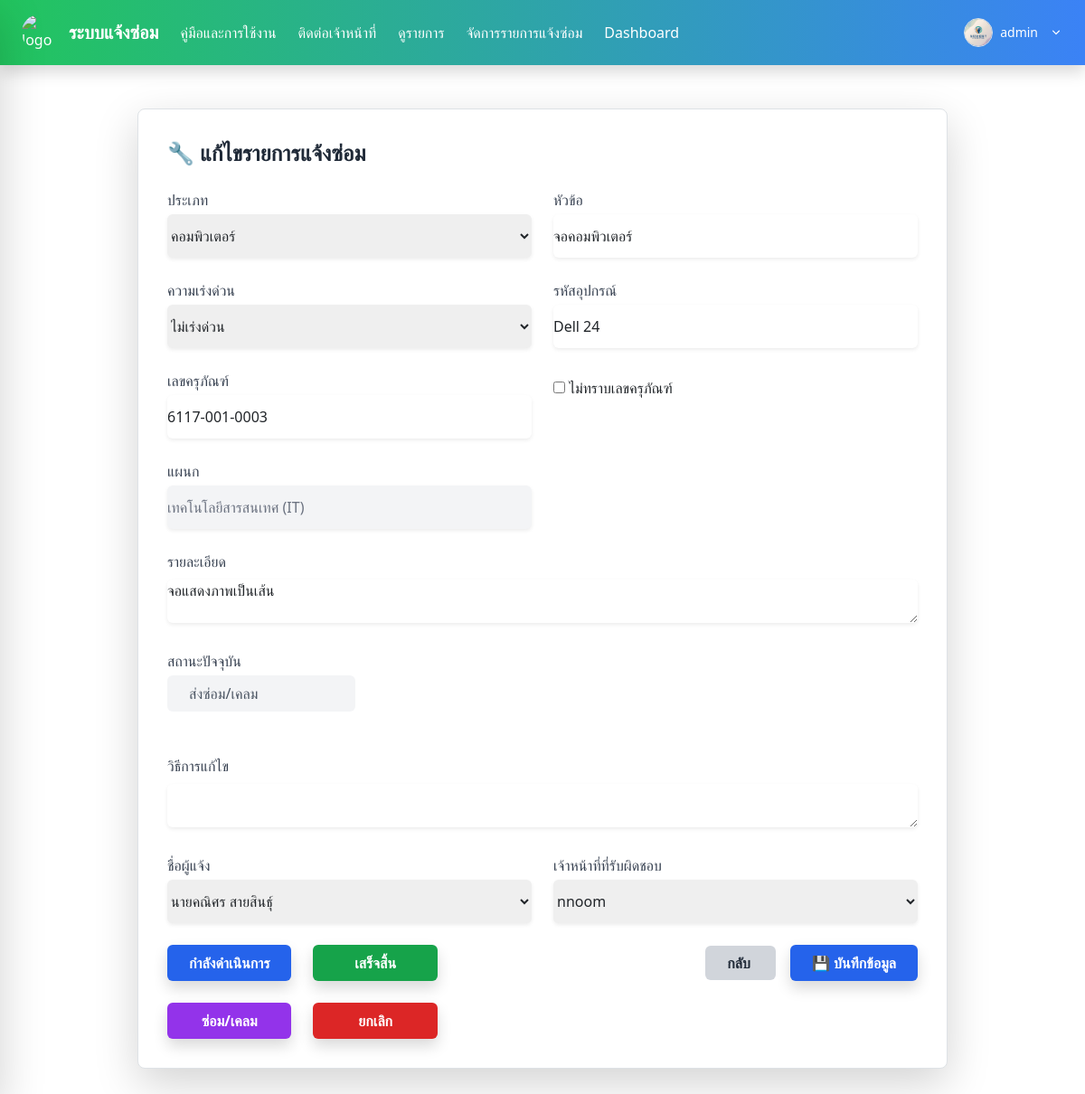
Screenshot of /repair/edit/1/ (signed in) with the database file from the repository.
### Report/models.py (models this page shows, shortened)
class RepairRequest(models.Model):
    CATEGORY_CHOICES = [
        ('คอมพิวเตอร์', 'คอมพิวเตอร์'),
        ('โปรแกรม', 'โปรแกรม'),
        ('เครื่องปริ้น', 'เครื่องปริ้น'),
        ('อินเตอร์เน็ต', 'อินเตอร์เน็ต'),
    ]
    STATUS_CHOICES = [
        ('pending', 'รอดำเนินการ'),
        ('in_progress', 'กำลังดำเนินการ'),
        ('completed', 'เสร็จสิ้น'),
        ('repairclaim', 'ส่งซ่อม/เคลม'),
        ('cancelled', 'ยกเลิก'),
    ]
    STATUS_CHOICES1 = [
        ('ไม่เร่งด่วน', 'ไม่เร่งด่วน'),
        ('เร่งด่วน', 'เร่งด่วน'),
    ]
    history = HistoricalRecords()
    request_id = models.CharField(max_length=10, blank=True, unique=True,)
    category = models.CharField(max_length=100, choices=CATEGORY_CHOICES)
    sub_item = models.CharField(max_length=100, blank=True)
    detail = models.TextField(max_length=100)
    department = models.CharField(max_length=100)
    device_code = models.CharField(max_length=100, blank=True)
    unknown_device = models.BooleanField(default=False)
    status = models.CharField(max_length=20, choices=STATUS_CHOICES,default='pending')
    status_user = models.CharField(max_length=20, choices=STATUS_CHOICES1)
    created_at = models.DateTimeField(auto_now_add=True)
    assigned_staff = models.CharField(max_length=100, blank=True, null=True)
    created_by = models.ForeignKey(User, on_delete=models.SET_NULL, null=True, related_name='created_repairs')
    completed_at = models.DateTimeField(null=True, blank=True )
    in_progress_at = models.DateTimeField(null=True, blank=True)
    assigned_to = models.ForeignKey(User, on_delete=models.SET_NULL, null=True, blank=True, related_name='assigned_repairs')
    reported_by = models.ForeignKey(User, on_delete=models.SET_NULL, null=True, blank=True)
    repairclaim_at = models.DateTimeField(null=True, blank=True)
    remark = models.TextField(blank=True)
    asset_number = models.CharField(max_length=255, blank=True, null=True)
    class Meta:
        ordering = ['-created_at']
        verbose_name = "รายการแจ้งซ่อม"
        verbose_name_plural = "รายการแจ้งซ่อมทั้งหมด"

### Report/views.py (the view)
# urls.py: path('repair/edit/<int:id>/', views.repair_edit, name='repair_edit'),
@login_required
def repair_edit(request, id):
    if not request.user.is_staff:
        return HttpResponseForbidden("คุณไม่มีสิทธิ์เข้าถึงหน้านี้")
    repair = get_object_or_404(RepairRequest, id=id)
    original_repairclaim_at = repair.repairclaim_at
    if request.method == 'POST':
        form = RepairRequestForm(request.POST, instance=repair)
        if form.is_valid():
            updated = form.save(commit=False)
            updated.repairclaim_at = original_repairclaim_at
            updated.save()
            return redirect('pl_admin')
    else:
        form = RepairRequestForm(instance=repair)
    return render(request, 'repair_edit.html', {'form': form, 'repair': repair})

### Report/templates/repair_edit.html (shortened to what this page needs)
{% extends 'baseadmin.html' %}
{% load static %}
{% block content %}
<div class="max-w-4xl mx-auto mt-10 bg-white p-8 rounded-lg shadow-lg border border-gray-200">
    <h2 class="text-2xl font-bold text-gray-800 mb-6">🔧 แก้ไขรายการแจ้งซ่อม </h2>
    <form method="post" class="space-y-6" action="{% url 'repair_edit' repair.id %}">
        <div class="grid grid-cols-1 md:grid-cols-2 gap-6">
            <div>
                <label class="block text-gray-700 font-medium mb-1">ประเภท</label>
                {{ form.category }}
            </div>
            <div>
                <label class="block text-gray-700 font-medium mb-1">หัวข้อ</label>
                {{ form.sub_item }}
            </div>
            <div>
                <label class="block text-gray-700 font-medium mb-1">ความเร่งด่วน</label>
                {{ form.status_user }}
            </div>
            <div>
                <label class="block text-gray-700 font-medium mb-1">รหัสอุปกรณ์</label>
                {{ form.device_code }}
            </div>
            <div>
    <label class="block text-gray-700 font-medium mb-1">เลขครุภัณฑ์</label>
    <div id="asset-number-container">
    </div>
</div>
<div class="mt-2">
    <label>
        {{ form.unknown_device }} ไม่ทราบเลขครุภัณฑ์
    </label>
</div>
            <div>
                <label class="block text-gray-700 font-medium mb-1">แผนก</label>
                {{ form.department }}
            </div>
            <div class="md:col-span-2">
                <label class="block text-gray-700 font-medium mb-1">รายละเอียด</label>
                {{ form.detail }}
            </div>
            <div class="md:col-span-2">
                <label class="block text-gray-700 font-medium mb-1">สถานะปัจจุบัน</label>
                <div class="w-1/4 bg-gray-100 text-gray-600 px-4 py-2 rounded-md">
                    {{ repair.get_status_display }}
                </div>
            </div>
            <div class="md:col-span-2">
                <label class="block text-gray-700 font-medium mb-1">วิธีการแก้ไข</label>
                    {{ form.remark }}
            </div>
            <div>
                <label class="block text-gray-700 font-medium mb-1">ชื่อผู้แจ้ง</label>
                {{ form.reported_by }}
            </div>
            <div>
                <label class="block text-gray-700 font-medium mb-1">เจ้าหน้าที่ที่รับผิดชอบ</label>
                {{ form.assigned_to }}
            </div>
        </div>
        <div class="flex justify-between items-start mt-6">
            <div class="grid grid-cols-2 gap-4">
                <button type="button"
                    class="status-btn w-full bg-blue-600 hover:bg-blue-700 text-white font-semibold py-2 px-6 rounded shadow"
                    data-id="{{ repair.id }}" data-status="in_progress">กำลังดำเนินการ</button>
                <button type="button"
                    class="status-btn w-full bg-green-600 hover:bg-green-700 text-white font-semibold py-2 px-6 rounded shadow"
                    data-id="{{ repair.id }}" data-status="completed">เสร็จสิ้น</button>
                <button type="button"
                    class="status-btn w-full bg-purple-600 hover:bg-purple-700 text-white font-semibold py-2 px-6 rounded shadow"
                    data-id="{{ repair.id }}" data-status="repairclaim">ซ่อม/เคลม</button>
                <button type="button"
                    class="status-btn w-full bg-red-600 hover:bg-red-700 text-white font-semibold py-2 px-6 rounded shadow"
                    data-id="{{ repair.id }}" data-status="cancelled">ยกเลิก</button>
            </div>
            <div class="space-x-4 ml-6">
                <a href="{% url 'pl_admin' %}"
                    class="bg-gray-300 hover:bg-gray-400 text-gray-800 font-semibold py-2 px-4 rounded">
                    กลับ
                </a>
                <button type="submit"
                    class="bg-blue-600 hover:bg-blue-700 text-white font-semibold py-2 px-6 rounded shadow">
                    💾 บันทึกข้อมูล
                </button>
            </div>
        </div>
</div>
{% endblock %}

### Report/templates/baseadmin.html (shortened to what this page needs)
{% load static %}
<!DOCTYPE html>
<html lang="en">
<head>
  <link href="https://cdn.jsdelivr.net/npm/select2@4.1.0-rc.0/dist/css/select2.min.css" rel="stylesheet" />
  <script src="https://cdn.tailwindcss.com"></script>
  <link href="https://cdn.jsdelivr.net/npm/bootstrap@5.3.3/dist/css/bootstrap.min.css" rel="stylesheet">
  <link href="https://cdn.jsdelivr.net/npm/tailwindcss@2.2.19/dist/tailwind.min.css" rel="stylesheet">
  <link rel="stylesheet" href="https://cdnjs.cloudflare.com/ajax/libs/font-awesome/6.5.0/css/all.min.css" />
</head>
<body>
  <nav
    class="fixed top-0 left-0 right-0 bg-gradient-to-r from-green-500 to-blue-500 text-white flex justify-between items-center px-4 py-3 shadow z-50">
    <div class="flex items-center space-x-6">
      <a href="/" class="flex items-center space-x-3">
        <img src="https://sdh.go.th/img/sdh.jpg" class="w-10 h-10 rounded-full" alt="logo">
        <span class="text-xl font-bold whitespace-nowrap">ระบบแจ้งซ่อม</span>
      </a>
      <div class="hidden md:flex items-center space-x-6">
        <a class="nav-link" href="/about">คู่มือและการใช้งาน</a>
        <a class="nav-link cursor-pointer" onclick="openModal()">ติดต่อเจ้าหน้าที่</a>
        <a class="nav-link" href="/repair-table">ดูรายการ</a>
        {% if user.is_staff %}
        <a class="nav-link" href="/pl_admin">จัดการรายการแจ้งซ่อม</a>
        <a class="nav-link" href="/dashadmin">Dashboard</a>
        {% endif %}
      </div>
    </div>
    {% if user.is_authenticated %}
    <div class="relative">
      <button onclick="toggleDropdown()" class="flex items-center gap-2 focus:outline-none" id="profileButton">
        <img src="{% static 'Report/images/pf-somdet.png' %}" alt="Profile" class="w-8 h-8 rounded-full border">
        <span class="text-sm font-medium">{{ request.user.username }}</span>
        <svg class="w-4 h-4 ml-1" fill="currentColor" viewBox="0 0 20 20">
          <path fill-rule="evenodd"
            d="M5.23 7.21a.75.75 0 011.06.02L10 10.94l3.71-3.71a.75.75 0 111.06 1.06l-4.24 4.25a.75.75 0 01-1.06 0L5.25 8.27a.75.75 0 01-.02-1.06z"
            clip-rule="evenodd" />
        </svg>
      </button>
    </div>
    {% endif %}
  </nav>
  <main id="main-content" class="content-transition flex-1 ml-0 p-8 pt-20">
    {% block content %}
    {% endblock %}
  </main>
</body>
</html>

### Report/templates/baseadmin.html (style rules this page uses)
.content-transition { transition: all 0.3s; }

### rows the page displays
RepairRequest: category "คอมพิวเตอร์", sub_item "จอคอมพิวเตอร์", status_user "ไม่เร่งด่วน", device_code "Dell 24", department "เทคโนโลยีสารสนเทศ (IT)", detail "จอแสดงภาพเป็นเส้น", status "ส่งซ่อม/เคลม", reported_by "นายคณิศร สายสินธุ์", assigned_to "nnoom"

### other values shown
{{ request.user.username }} "admin"
